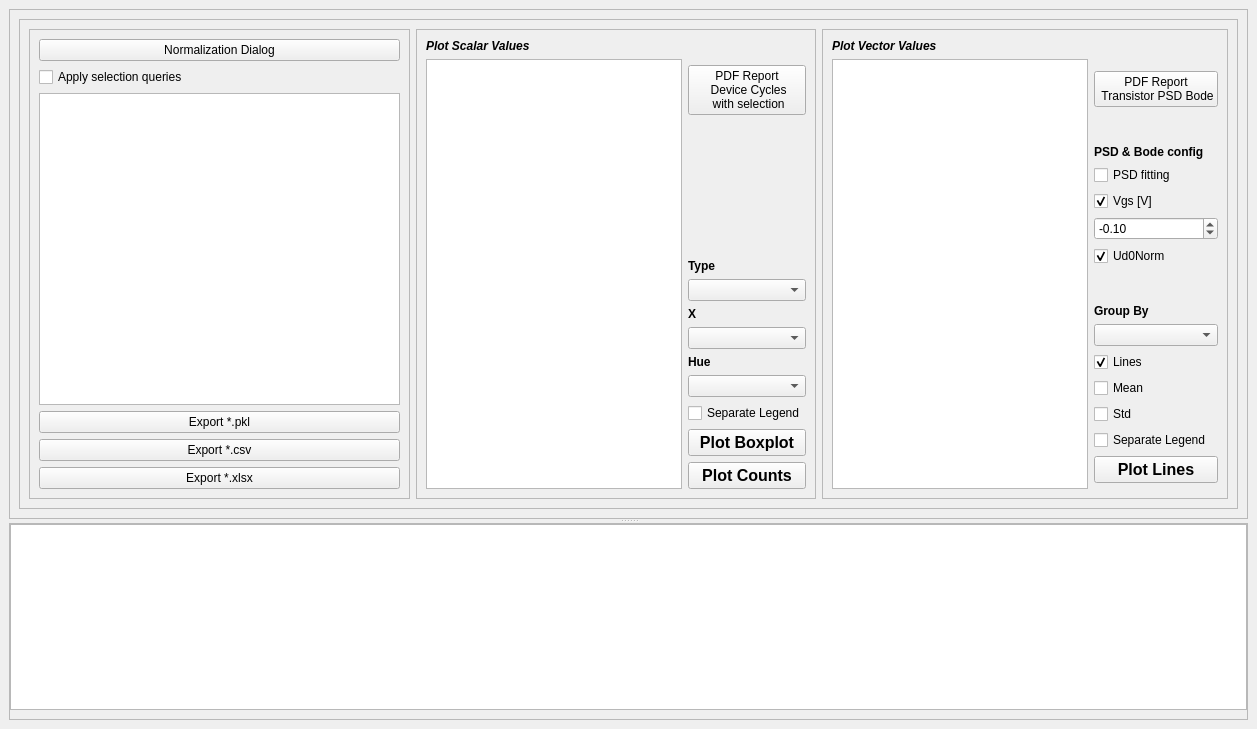
<?xml version="1.0" encoding="UTF-8"?>
<ui version="4.0">
 <class>FitCheck</class>
 <widget class="QMainWindow" name="FitCheck">
  <property name="geometry">
   <rect>
    <x>0</x>
    <y>0</y>
    <width>1257</width>
    <height>729</height>
   </rect>
  </property>
  <property name="font">
   <font>
    <weight>50</weight>
    <bold>false</bold>
   </font>
  </property>
  <property name="windowTitle">
   <string>MainWindow</string>
  </property>
  <widget class="QWidget" name="centralwidget">
   <layout class="QGridLayout" name="gridLayout_8">
    <item row="0" column="0">
     <widget class="QSplitter" name="splitter">
      <property name="orientation">
       <enum>Qt::Vertical</enum>
      </property>
      <widget class="QFrame" name="frame_6">
       <property name="frameShape">
        <enum>QFrame::StyledPanel</enum>
       </property>
       <property name="frameShadow">
        <enum>QFrame::Raised</enum>
       </property>
       <layout class="QHBoxLayout" name="horizontalLayout_2">
        <item>
         <widget class="QFrame" name="frame">
          <property name="frameShape">
           <enum>QFrame::StyledPanel</enum>
          </property>
          <property name="frameShadow">
           <enum>QFrame::Raised</enum>
          </property>
          <layout class="QHBoxLayout" name="horizontalLayout">
           <item>
            <widget class="QFrame" name="frame_7">
             <property name="frameShape">
              <enum>QFrame::StyledPanel</enum>
             </property>
             <property name="frameShadow">
              <enum>QFrame::Raised</enum>
             </property>
             <layout class="QVBoxLayout" name="verticalLayout_2">
              <item>
               <widget class="QPushButton" name="ButNorm">
                <property name="text">
                 <string>Normalization Dialog</string>
                </property>
               </widget>
              </item>
              <item>
               <widget class="QCheckBox" name="ChckQueries">
                <property name="text">
                 <string>Apply selection queries</string>
                </property>
               </widget>
              </item>
              <item>
               <widget class="QTextEdit" name="TxtSelQueries">
                <property name="acceptRichText">
                 <bool>true</bool>
                </property>
               </widget>
              </item>
              <item>
               <widget class="QPushButton" name="ButExportPkl">
                <property name="text">
                 <string>Export *.pkl</string>
                </property>
               </widget>
              </item>
              <item>
               <widget class="QPushButton" name="ButExportCSV">
                <property name="text">
                 <string>Export *.csv</string>
                </property>
               </widget>
              </item>
              <item>
               <widget class="QPushButton" name="ButExportXls">
                <property name="text">
                 <string>Export *.xlsx</string>
                </property>
               </widget>
              </item>
             </layout>
            </widget>
           </item>
           <item>
            <widget class="QFrame" name="frame_3">
             <property name="frameShape">
              <enum>QFrame::StyledPanel</enum>
             </property>
             <property name="frameShadow">
              <enum>QFrame::Raised</enum>
             </property>
             <layout class="QGridLayout" name="gridLayout">
              <item row="12" column="2">
               <widget class="QPushButton" name="ButBoxPlot">
                <property name="font">
                 <font>
                  <pointsize>12</pointsize>
                  <weight>75</weight>
                  <bold>true</bold>
                 </font>
                </property>
                <property name="text">
                 <string>Plot Boxplot</string>
                </property>
               </widget>
              </item>
              <item row="2" column="0" rowspan="12">
               <widget class="QListWidget" name="LstBoxYPars">
                <property name="selectionMode">
                 <enum>QAbstractItemView::ExtendedSelection</enum>
                </property>
                <property name="layoutMode">
                 <enum>QListView::SinglePass</enum>
                </property>
                <property name="viewMode">
                 <enum>QListView::ListMode</enum>
                </property>
               </widget>
              </item>
              <item row="7" column="2">
               <widget class="QLabel" name="label">
                <property name="font">
                 <font>
                  <weight>75</weight>
                  <italic>false</italic>
                  <bold>true</bold>
                 </font>
                </property>
                <property name="text">
                 <string>X</string>
                </property>
               </widget>
              </item>
              <item row="8" column="2">
               <widget class="QComboBox" name="CmbBoxX"/>
              </item>
              <item row="3" column="2">
               <widget class="QPushButton" name="ButRepDevice">
                <property name="text">
                 <string>PDF Report  
 Device Cycles 
 with selection</string>
                </property>
               </widget>
              </item>
              <item row="5" column="2">
               <widget class="QLabel" name="label_4">
                <property name="font">
                 <font>
                  <weight>75</weight>
                  <italic>false</italic>
                  <bold>true</bold>
                 </font>
                </property>
                <property name="text">
                 <string>Type</string>
                </property>
               </widget>
              </item>
              <item row="0" column="0">
               <widget class="QLabel" name="label_5">
                <property name="font">
                 <font>
                  <weight>75</weight>
                  <italic>true</italic>
                  <bold>true</bold>
                 </font>
                </property>
                <property name="text">
                 <string>Plot Scalar Values</string>
                </property>
               </widget>
              </item>
              <item row="6" column="2">
               <widget class="QComboBox" name="CmbBoxType"/>
              </item>
              <item row="9" column="2">
               <widget class="QLabel" name="label_3">
                <property name="font">
                 <font>
                  <weight>75</weight>
                  <italic>false</italic>
                  <bold>true</bold>
                 </font>
                </property>
                <property name="text">
                 <string>Hue</string>
                </property>
               </widget>
              </item>
              <item row="4" column="2">
               <spacer name="verticalSpacer">
                <property name="orientation">
                 <enum>Qt::Vertical</enum>
                </property>
                <property name="sizeHint" stdset="0">
                 <size>
                  <width>20</width>
                  <height>40</height>
                 </size>
                </property>
               </spacer>
              </item>
              <item row="10" column="2">
               <widget class="QComboBox" name="CmbBoxHue"/>
              </item>
              <item row="11" column="2">
               <widget class="QCheckBox" name="CheckBoxLegend">
                <property name="text">
                 <string>Separate Legend</string>
                </property>
               </widget>
              </item>
              <item row="13" column="2">
               <widget class="QPushButton" name="ButPlotCount">
                <property name="font">
                 <font>
                  <pointsize>12</pointsize>
                  <weight>75</weight>
                  <bold>true</bold>
                 </font>
                </property>
                <property name="text">
                 <string>Plot Counts</string>
                </property>
               </widget>
              </item>
             </layout>
            </widget>
           </item>
           <item>
            <widget class="QFrame" name="frame_2">
             <property name="frameShape">
              <enum>QFrame::StyledPanel</enum>
             </property>
             <property name="frameShadow">
              <enum>QFrame::Raised</enum>
             </property>
             <layout class="QGridLayout" name="gridLayout_2">
              <item row="6" column="1">
               <widget class="QLabel" name="label_7">
                <property name="font">
                 <font>
                  <weight>75</weight>
                  <italic>false</italic>
                  <bold>true</bold>
                 </font>
                </property>
                <property name="text">
                 <string>PSD &amp; Bode config</string>
                </property>
                <property name="alignment">
                 <set>Qt::AlignBottom|Qt::AlignLeading|Qt::AlignLeft</set>
                </property>
               </widget>
              </item>
              <item row="11" column="1">
               <spacer name="verticalSpacer_2">
                <property name="orientation">
                 <enum>Qt::Vertical</enum>
                </property>
                <property name="sizeHint" stdset="0">
                 <size>
                  <width>20</width>
                  <height>40</height>
                 </size>
                </property>
               </spacer>
              </item>
              <item row="12" column="1">
               <widget class="QLabel" name="label_2">
                <property name="font">
                 <font>
                  <weight>75</weight>
                  <italic>false</italic>
                  <bold>true</bold>
                 </font>
                </property>
                <property name="text">
                 <string>Group By</string>
                </property>
                <property name="alignment">
                 <set>Qt::AlignBottom|Qt::AlignLeading|Qt::AlignLeft</set>
                </property>
               </widget>
              </item>
              <item row="9" column="1">
               <widget class="QDoubleSpinBox" name="DouVgs">
                <property name="minimum">
                 <double>-1.000000000000000</double>
                </property>
                <property name="maximum">
                 <double>1.000000000000000</double>
                </property>
                <property name="singleStep">
                 <double>5.000000000000000</double>
                </property>
                <property name="value">
                 <double>-0.100000000000000</double>
                </property>
               </widget>
              </item>
              <item row="7" column="1">
               <widget class="QCheckBox" name="CheckPDFFit">
                <property name="text">
                 <string>PSD fitting</string>
                </property>
               </widget>
              </item>
              <item row="17" column="1">
               <widget class="QCheckBox" name="CheckVectLegend">
                <property name="text">
                 <string>Separate Legend</string>
                </property>
               </widget>
              </item>
              <item row="15" column="1">
               <widget class="QCheckBox" name="CheckLinesMean">
                <property name="text">
                 <string>Mean</string>
                </property>
               </widget>
              </item>
              <item row="4" column="1">
               <widget class="QPushButton" name="ButRepPSDBode">
                <property name="text">
                 <string>PDF Report  
 Transistor PSD Bode</string>
                </property>
               </widget>
              </item>
              <item row="14" column="1">
               <widget class="QCheckBox" name="CheckLines">
                <property name="text">
                 <string>Lines</string>
                </property>
                <property name="checked">
                 <bool>true</bool>
                </property>
               </widget>
              </item>
              <item row="5" column="1">
               <spacer name="verticalSpacer_3">
                <property name="orientation">
                 <enum>Qt::Vertical</enum>
                </property>
                <property name="sizeHint" stdset="0">
                 <size>
                  <width>20</width>
                  <height>40</height>
                 </size>
                </property>
               </spacer>
              </item>
              <item row="8" column="1">
               <widget class="QCheckBox" name="CheckPSDVgs">
                <property name="text">
                 <string>Vgs [V]</string>
                </property>
                <property name="checked">
                 <bool>true</bool>
                </property>
               </widget>
              </item>
              <item row="2" column="0" rowspan="18">
               <widget class="QListWidget" name="LstLinesPars">
                <property name="selectionMode">
                 <enum>QAbstractItemView::ExtendedSelection</enum>
                </property>
                <property name="layoutMode">
                 <enum>QListView::SinglePass</enum>
                </property>
                <property name="viewMode">
                 <enum>QListView::ListMode</enum>
                </property>
               </widget>
              </item>
              <item row="13" column="1">
               <widget class="QComboBox" name="CmbLinesGroup"/>
              </item>
              <item row="10" column="1">
               <widget class="QCheckBox" name="CheckUd0Norm">
                <property name="text">
                 <string>Ud0Norm</string>
                </property>
                <property name="checked">
                 <bool>true</bool>
                </property>
               </widget>
              </item>
              <item row="18" column="1">
               <widget class="QPushButton" name="ButPlotVect">
                <property name="font">
                 <font>
                  <pointsize>12</pointsize>
                  <weight>75</weight>
                  <bold>true</bold>
                 </font>
                </property>
                <property name="text">
                 <string>Plot Lines</string>
                </property>
               </widget>
              </item>
              <item row="0" column="0">
               <widget class="QLabel" name="label_6">
                <property name="font">
                 <font>
                  <weight>75</weight>
                  <italic>true</italic>
                  <bold>true</bold>
                 </font>
                </property>
                <property name="text">
                 <string>Plot Vector Values</string>
                </property>
               </widget>
              </item>
              <item row="16" column="1">
               <widget class="QCheckBox" name="CheckLinesStd">
                <property name="text">
                 <string>Std</string>
                </property>
               </widget>
              </item>
             </layout>
            </widget>
           </item>
          </layout>
         </widget>
        </item>
       </layout>
      </widget>
      <widget class="QFrame" name="frame_5">
       <property name="frameShape">
        <enum>QFrame::StyledPanel</enum>
       </property>
       <property name="frameShadow">
        <enum>QFrame::Raised</enum>
       </property>
       <layout class="QVBoxLayout" name="verticalLayout_11">
        <property name="spacing">
         <number>0</number>
        </property>
        <property name="leftMargin">
         <number>0</number>
        </property>
        <property name="topMargin">
         <number>0</number>
        </property>
        <property name="rightMargin">
         <number>0</number>
        </property>
        <item>
         <widget class="QTableView" name="TblData">
          <property name="minimumSize">
           <size>
            <width>250</width>
            <height>0</height>
           </size>
          </property>
          <property name="selectionMode">
           <enum>QAbstractItemView::ExtendedSelection</enum>
          </property>
          <property name="sortingEnabled">
           <bool>true</bool>
          </property>
         </widget>
        </item>
       </layout>
      </widget>
     </widget>
    </item>
   </layout>
  </widget>
 </widget>
 <resources/>
 <connections/>
</ui>
